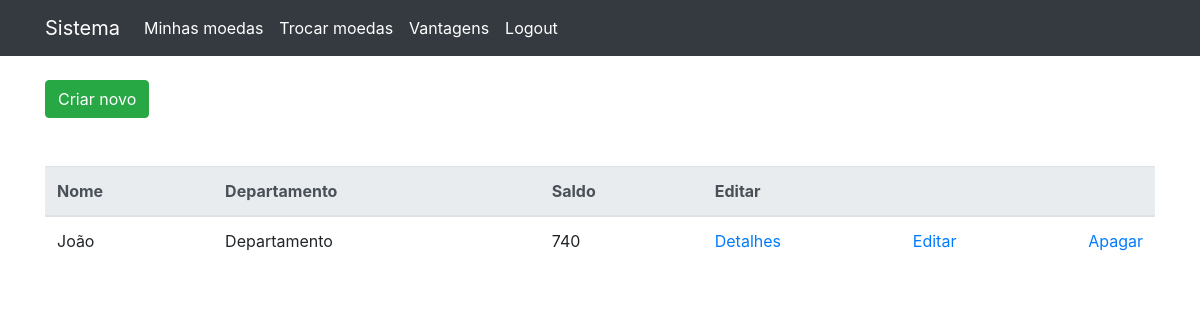
Page /professores (signed in) on the earlier database version.
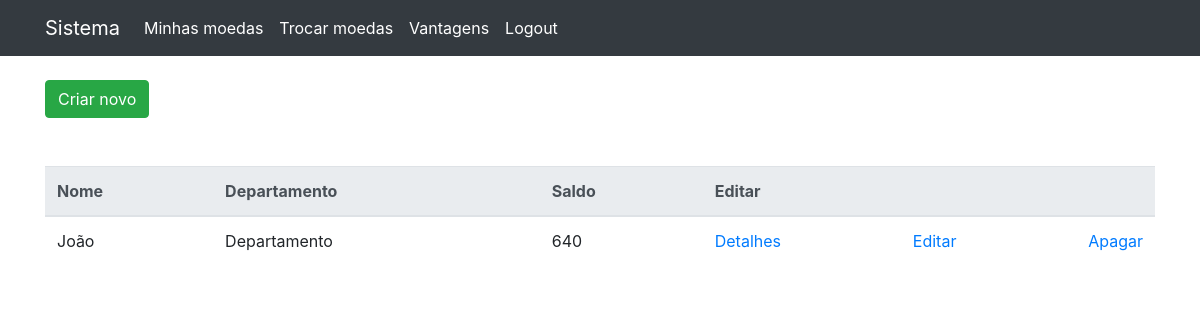
Same page on the later database version.
### coin_system/models.py (models this page shows)
class Professor(models.Model):
    user = models.OneToOneField(User, on_delete=models.CASCADE, blank=True, null=True)
    nome = models.CharField(max_length=120)
    cpf = models.CharField(max_length=16)
    departamento = models.CharField(max_length=80)
    instituicao_ensino = models.CharField(max_length=80)
    saldo = models.IntegerField(default=0)

### coin_system/view_classes/professor.py (the view)
# urls.py: path('professores', professor.ProfessorListView.as_view(), name='professor-list'),
class ProfessorListView(ListView):
    model = Professor
    template_name = 'professor/list.html'
    context_object_name = 'professores'
    paginate_by = 5
    def get_context_data(self, **kwargs):
        context = super(ProfessorListView, self).get_context_data(**kwargs)
        professores = self.get_queryset()
        page = self.request.GET.get('page')
        paginator = Paginator(professores, self.paginate_by)
        try:
            professores = paginator.page(page)
        except PageNotAnInteger:
            professores = paginator.page(1)
        except EmptyPage:
            professores = paginator.page(paginator.num_pages)
        context['professores'] = professores
        return context

### coin_system/templates/professor/list.html (shortened to what this page needs)
{% extends "base.html" %}
{% block container %}
<a href="{% url 'professor-new' %}" class="btn btn-success mb-5">Criar novo</a>
<table class="table">
    <tr>
        <thead class="thead-light">
            <tr>
                <th scope="col">Nome</th>
                <th scope="col">Departamento</th>
                <th scope="col">Saldo</th>
                <th scope="col">Editar</th>
            </tr>
        </thead>
        <tbody>
            {% for professor in professores %}
            <tr>
                <td>{{professor.nome}}</td>
                <td>{{professor.departamento}}</td>
                <td>{{professor.saldo}}</td>
                <td class="d-flex flex-row justify-content-between">
                    <a href="{% url 'professor-details' professor.pk %}">Detalhes</a>
                    <a href="{% url 'professor-update' professor.pk %}">Editar</a>
                    <a href="{% url 'professor-delete' professor.pk %}">Apagar</a>
                </td>
            </tr>
            {% endfor %}
        </tbody>
</table>
{% endblock %}

Differences in the rows shown:
changed Professor "João": saldo "740" → "640"
